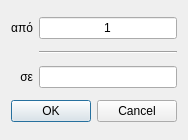
<?xml version="1.0" encoding="UTF-8"?>
<ui version="4.0">
 <class>Adaptor</class>
 <widget class="QDialog" name="Adaptor">
  <property name="geometry">
   <rect>
    <x>0</x>
    <y>0</y>
    <width>185</width>
    <height>140</height>
   </rect>
  </property>
  <property name="windowTitle">
   <string>Αναπροσαρμογή</string>
  </property>
  <layout class="QGridLayout" name="gridLayout">
   <item row="0" column="1">
    <widget class="QLineEdit" name="num">
     <property name="text">
      <string>1</string>
     </property>
     <property name="alignment">
      <set>Qt::AlignCenter</set>
     </property>
    </widget>
   </item>
   <item row="1" column="1">
    <widget class="Line" name="line">
     <property name="minimumSize">
      <size>
       <width>0</width>
       <height>0</height>
      </size>
     </property>
     <property name="orientation">
      <enum>Qt::Horizontal</enum>
     </property>
    </widget>
   </item>
   <item row="2" column="1">
    <widget class="QLineEdit" name="den">
     <property name="text">
      <string/>
     </property>
     <property name="alignment">
      <set>Qt::AlignCenter</set>
     </property>
    </widget>
   </item>
   <item row="3" column="0" colspan="2">
    <widget class="QDialogButtonBox" name="buttonBox">
     <property name="orientation">
      <enum>Qt::Horizontal</enum>
     </property>
     <property name="standardButtons">
      <set>QDialogButtonBox::Cancel|QDialogButtonBox::Ok</set>
     </property>
    </widget>
   </item>
   <item row="0" column="0">
    <widget class="QLabel" name="label_2">
     <property name="text">
      <string>από</string>
     </property>
     <property name="alignment">
      <set>Qt::AlignRight|Qt::AlignTrailing|Qt::AlignVCenter</set>
     </property>
    </widget>
   </item>
   <item row="2" column="0">
    <widget class="QLabel" name="label_3">
     <property name="text">
      <string>σε</string>
     </property>
     <property name="alignment">
      <set>Qt::AlignRight|Qt::AlignTrailing|Qt::AlignVCenter</set>
     </property>
    </widget>
   </item>
  </layout>
 </widget>
 <resources/>
 <connections>
  <connection>
   <sender>buttonBox</sender>
   <signal>accepted()</signal>
   <receiver>Adaptor</receiver>
   <slot>accept()</slot>
   <hints>
    <hint type="sourcelabel">
     <x>248</x>
     <y>254</y>
    </hint>
    <hint type="destinationlabel">
     <x>157</x>
     <y>274</y>
    </hint>
   </hints>
  </connection>
  <connection>
   <sender>buttonBox</sender>
   <signal>rejected()</signal>
   <receiver>Adaptor</receiver>
   <slot>reject()</slot>
   <hints>
    <hint type="sourcelabel">
     <x>316</x>
     <y>260</y>
    </hint>
    <hint type="destinationlabel">
     <x>286</x>
     <y>274</y>
    </hint>
   </hints>
  </connection>
 </connections>
</ui>
